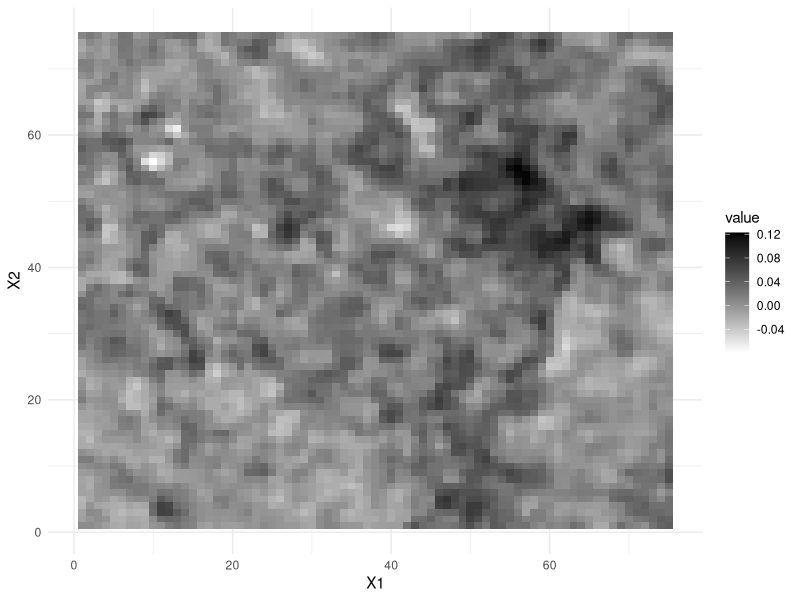

The R script that drew this image: (Note: this script raises an error after producing the figure.)
setwd(dirname(rstudioapi::getActiveDocumentContext()$path))
rm(list=ls())
library(tidyverse)
library(MASS)
library(reshape)
seismic <- as.vector(read.table('../data/seismic.dat',row.names=NULL))
seismic.df <- melt(vapply(seq(1,75),rep, rep(1,75), times= 75))
seismic.df$value <- seismic$V1

seismic.obs <- ggplot(seismic.df,aes(x= X1,y= X2)) + 
  geom_tile(aes(fill=value))+
  scale_fill_gradient(low ="white",
                      high ="black")+
  theme_minimal()
seismic.obs
ggsave("../figures/seismic_data.pdf", plot = seismic.obs, 
       device = NULL, path = NULL, scale = 1, width = 5.5, 
       height = 5.5, units = "in", dpi = 300, limitsize = TRUE)
